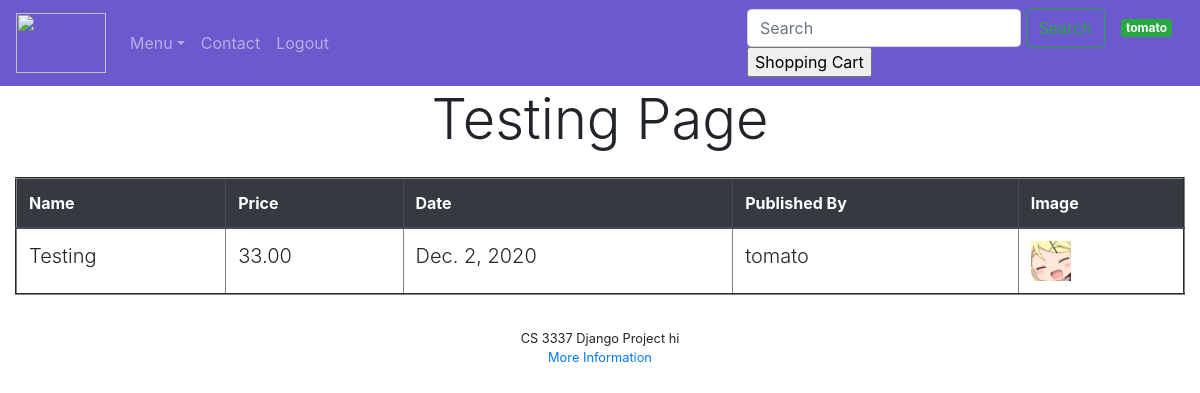
Page /book_detail/6 (signed in) on the earlier database version.
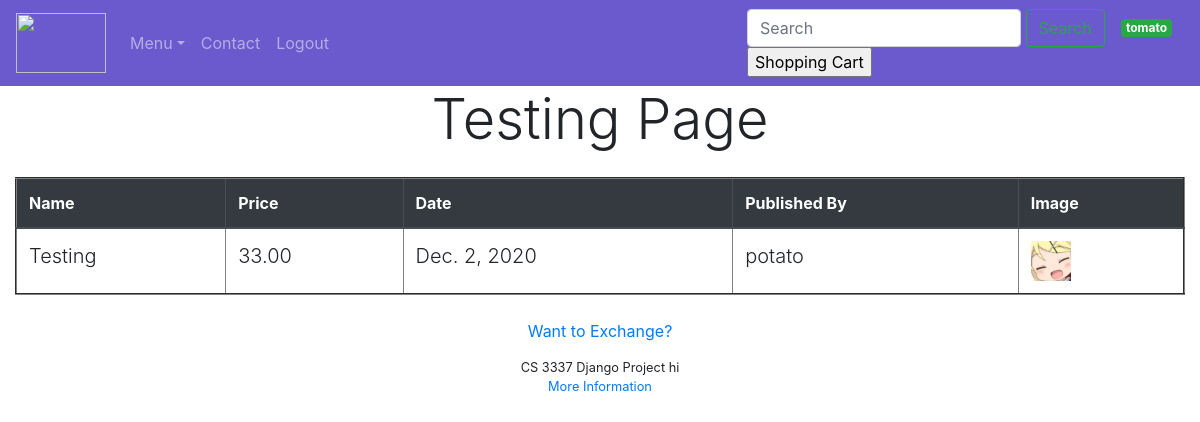
Same page on the later database version.
### bookMng/models.py (models this page shows, shortened)
class Book(models.Model):
    name = models.CharField(max_length=200)
    web = models.URLField(max_length=200)
    price = models.DecimalField(decimal_places=2, max_digits=6)
    publishdate = models.DateField(auto_now=True)
    picture = models.FileField(upload_to='bookEx/static/uploads')
    pic_path = models.CharField(max_length=300, editable=False, blank=True)
    username = models.ForeignKey(User, blank=True, null=True, on_delete=models.CASCADE)

### bookMng/views.py (the view)
# urls.py: path('book_detail/<int:book_id>', views.book_detail, name='book_detail'),
@login_required(login_url=reverse_lazy('login'))
def book_detail(request, book_id):
    book = Book.objects.get(id=book_id)
    book.pic_path = book.picture.url[14:]
    return render(request,
                  'bookMng/book_detail.html',
                  {
                      'item_list': MainMenu.objects.all(),
                      'book': book
                  }
                  )

### bookEx/templates/bookMng/book_detail.html (shortened to what this page needs)
{% extends "base.html" %}
{% load static %}
{% block content %}
<div class="container-fluid">
    <div class="container " align="center">
        <div>
            <h1 align="center" class="display-4 mx-auto my-auto px-5 py-8"> {{ book.name }} Page </h1>
        </div>
    </div>
    <table class="table table-hover mx-auto my-4" id="my-books-table" align="center" border="2" width="800">
        <thead class="thead-dark">
        <tr>
            <th scope="col"> Name</th>
            <th scope="col"> Price</th>
            <th scope="col"> Date</th>
            <th scope="col"> Published By</th>
            <th scope="col"> Image</th>
        </tr>
        </thead>
        <tr>
            <td class="lead">{{ book.name }}</td>
            <td class="lead">{{ book.price }}</td>
            <td class="lead">{{ book.publishdate }}</td>
            <td class="lead">{{ book.username }}</td>
            <td class="lead"><img src="{% static book.pic_path %}" width="40" height="40" alt=""></td>
        </tr>
    </table>
</div>
{% if book.username != request.user %}
    <div align="center">
        <a href="/exchange/{{ book.id }}">Want to Exchange?</a>
    </div>
{% endif %}
{% endblock content %}

Differences in the rows shown:
changed Book "Testing": username "tomato" → "potato"; username_id 2 → 3 (drawn)
Other differences:
text now shown: "Want to Exchange?"
